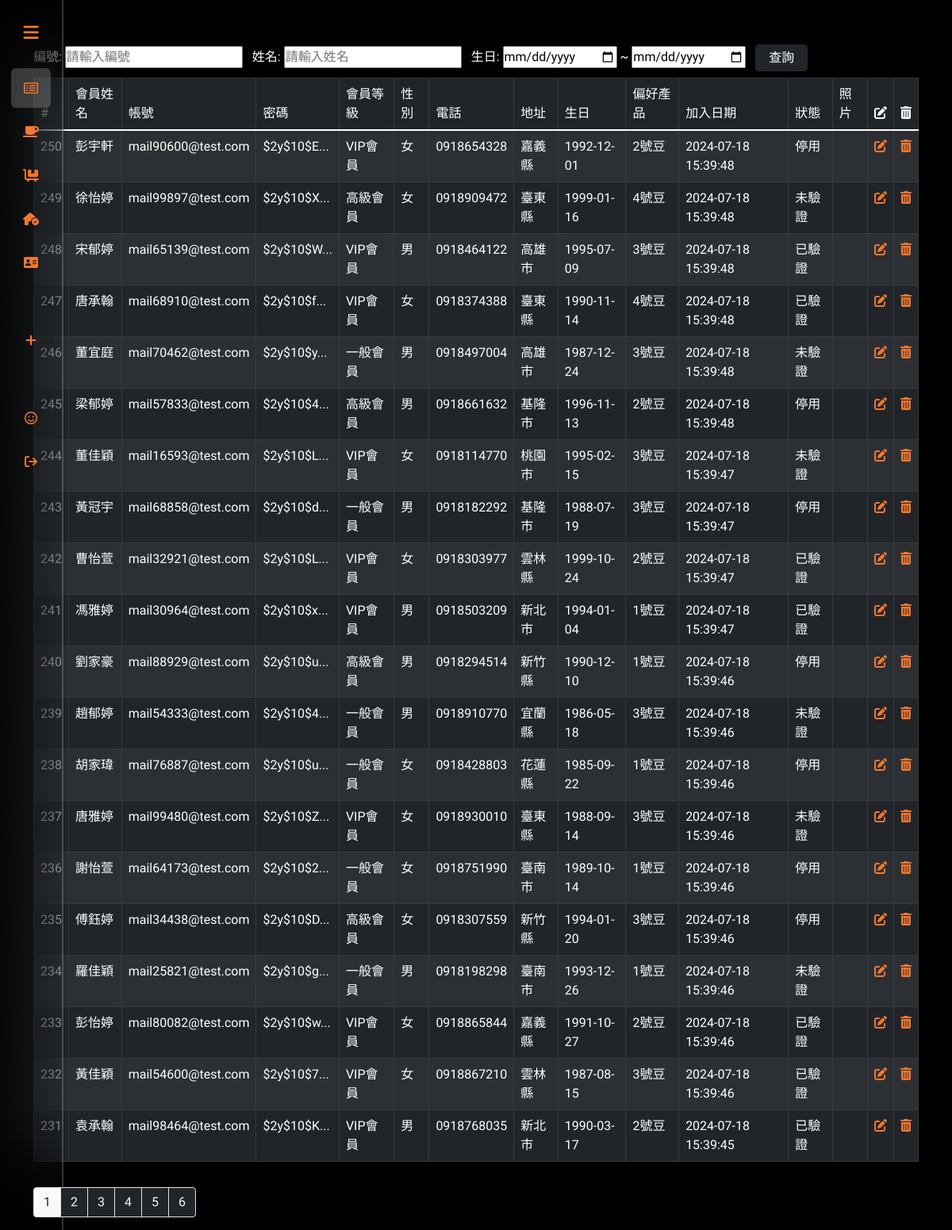
The app's page /addres-book/members_index_.php (signed in) with its own data.
### tables this page shows
CREATE TABLE `address_book` (
  `ab_id` int NOT NULL,
  `name` varchar(255) NOT NULL,
  `email` varchar(255) NOT NULL,
  `password_hash` varchar(100) NOT NULL,
  `membership_level` varchar(50) DEFAULT NULL,
  `gender` varchar(10) DEFAULT NULL,
  `mobile` varchar(255) NOT NULL,
  `address` varchar(255) NOT NULL,
  `birthday` date DEFAULT NULL,
  `preferred_products` varchar(255) DEFAULT NULL,
  `created_at` datetime NOT NULL,
  `status` varchar(50) DEFAULT NULL,
  `photo` blob
);

### addres-book/members_list-admin.php (the view, shortened to what this page needs)
<?php
$pageName = 'ab_list';
$perPage = 20;
$page = isset($_GET["page"]) ? intval($_GET["page"]) : 1;
require __DIR__ . '/db-connect.php';
$id = isset($_GET['id']) ? $_GET['id'] : '';
$name = isset($_GET['name']) ? $_GET['name'] : '';
$params = [];
$sql = "SELECT * FROM address_book";
$sql .= " ORDER BY ab_id DESC LIMIT " . (($page - 1) * $perPage) . ", " . $perPage;
$stmt = $pdo->prepare($sql);
$stmt->execute($params);
$rows = $stmt->fetchAll();
$t_sql = "SELECT COUNT(1) FROM address_book";
$totalRows = $pdo->query($t_sql)->fetch(PDO::FETCH_NUM)[0];
if ($totalRows) {
  $totalPage = ceil($totalRows / $perPage);
}
?>
<?php include __DIR__ . "/parts/html-head.php"; ?>
<?php include __DIR__ . "/parts/navbar.php"; ?>
<div class="container">
  <div class="row mt-5">
    <div class="mt-2">
      <form action="members_list-admin.php" method="get">
        <label for="id" style="color:#ffffff;">編號:</label>
        <input type="text" name="id" id="id" placeholder="請輸入編號" class="me-2" value="<?= htmlspecialchars($id) ?>">
        <label for="name" style="color:#ffffff;">姓名:</label>
        <input type="text" name="name" id="name" placeholder="請輸入姓名" class="me-2" value="<?= htmlspecialchars($name) ?>">
        <label for="name" style="color:#ffffff;">生日:</label>
        <input type="date" name="d_from"> <span style="color:#ffffff;">~</span>
        <input type="date" name="d_to">
        <button type="submit" class="btn btn-dark ms-2 p-1 px-3">查詢</button>
      </form>
    </div>
  </div>
</div>
<div class="container">
  <div class="row">
    <div class="col rounded-3 mt-2 mb-3">
      <table class="table table-dark table-striped table-bordered" style="background:#ffffff;">
        <thead>
          <tr>
            <th scope="col">#</th>
            <th scope="col">會員姓名</th>
            <th scope="col">帳號</th>
            <th scope="col">密碼</th>
            <th scope="col">會員等級</th>
            <th scope="col">性別</th>
            <th scope="col">電話</th>
            <th scope="col">地址</th>
            <th scope="col">生日</th>
            <th scope="col">偏好產品</th>
            <th class="col">加入日期</th>
            <th class="col">狀態</th>
            <th class="col">照片</th>
            <th><i class="fa-solid fa-pen-to-square"></i></th>
            <th><i class="fa-solid fa-trash-can"></i></th>
          </tr>
        </thead>
        <tbody>
          <?php foreach ($rows as $r) : ?>
            <tr>
              <td><?= $r['ab_id'] ?></td>
              <td><?= $r['name'] ?></td>
              <td><?= $r['email'] ?></td>
              <td><?= htmlspecialchars(substr($r['password_hash'], 0, 8)) . '...' ?></td>
              <td><?= $r['membership_level'] ?></td>
              <td><?= $r['gender'] ?></td>
              <td><?= $r['mobile'] ?></td>
              <td><?= htmlentities($r['address']) ?></td>
              <td><?= $r['birthday'] ?></td>
              <td><?= $r['preferred_products'] ?></td>
              <td><?= $r['created_at'] ?></td>
              <td><?= $r['status'] ?></td>
              <td style="padding:0;"><img style="max-width: 50px; padding:0; height:40px" src="../uploads/<?= $r['photo'] ?>" alt=""></td>
              <td>
                <a style="color: #f4772f;" href="members_edit.php?ab_id=<?= $r['ab_id'] ?>"><i class="fa-solid fa-pen-to-square"></i>
                </a>
              </td>
              <td><a style="color: #f4772f;" href="javascript: deleteOne(<?= $r['ab_id'] ?>)">
                  <i class="fa-solid fa-trash-can"></i>
                </a>
              </td>
            </tr>
          <?php endforeach; ?>
        </tbody>
      </table>
    </div>
  </div>
  <div class="row ">
    <div class="col ">
      <nav aria-label="Page navigation example translate-middle" class="">
        <ul class="pagination">
          <?php for ($i = $page - 5; $i <= $page + 5; $i++) :
            if ($i >= 1 && $i <= $totalPage) :
          ?>
              <li class="page-item">
                <a class="page-link <?= $i == $page ? 'text-dark bg-light' : 'text-light bg-dark' ?>" href="?page=<?= $i ?>"><?= $i ?></a>
              </li>
          <?php
            endif;
          endfor; ?>
        </ul>
      </nav>
    </div>
  </div>
</div>
<?php include __DIR__ . "/parts/html-foot.php"; ?>

### addres-book/members_index_.php (shortened to what this page needs)
<?php
if (isset($_SESSION["admin"])) {
  include __DIR__ . '/members_list-admin.php';
} else {
  include __DIR__ . '/members_list-no-admin.php';
}

### addres-book/parts/html-head.php (shortened to what this page needs)
<!DOCTYPE html>
<html lang="en">
<head>
  <link href="https://cdn.jsdelivr.net/npm/bootstrap@5.1.1/dist/css/bootstrap.min.css" rel="stylesheet">
  <link rel="stylesheet" href="https://cdnjs.cloudflare.com/ajax/libs/font-awesome/6.5.2/css/all.min.css">
</head>
</head>
<body>

### addres-book/parts/navbar.php (shortened to what this page needs)
<nav class="sidebar">
  <div class="logo-menu">
    <i class="fa-solid fa-bars"></i>
  </div>
  <ul class="list">
    <li class="list-item">
      <a class="nav_link <?= $pageName == 'ab_list' ? 'active' : '' ?>" href="members_index_.php"> <i class="fa-regular fa-rectangle-list"></i><span class="link-name" style="--i:1">會員管理</span></a>
    </li>
    <li class="list-item">
      <a href="#">
        <i class="fa-solid fa-mug-saucer"></i>
      </a>
    </li>
    <li class="list-item">
      <a href="#">
        <i class="fa-solid fa-cart-flatbed"></i>
      </a>
    </li>
    <li class="list-item">
      <a href="#">
        <i class="fa-solid fa-house-circle-check"></i>
      </a>
    </li>
    <li class="list-item">
      <a href="#">
        <i class="fa-solid fa-address-card"></i>
      </a>
    </li>
  </ul>
  <ul class="list mt-5">
    <li class="list-item">
      <a class="nav_link <?= $pageName == 'ab_add' ? 'active' : '' ?>" href="members_add.php"><i class="fa-solid fa-plus"></i><span class="link-name" style="--i:7">新增通訊錄</span></a>
    </li>
  </ul>
  <ul class="list mt-5">
    <?php if (isset($_SESSION["admin"])) : ?>
      <li class="list-item">
        <a class="nav_link"><i class="fa-regular fa-face-smile"></i><span class="link-name" style="--i:8"><?= $_SESSION["admin"]['nickname'] ?></span></a>
      </li>
      <li class="list-item">
        <a class="nav_link" href="logout.php"><i class="fa-solid fa-arrow-right-from-bracket"></i><span class="link-name" style="--i:9">登出</span></a>
      </li>
    <?php else : ?>
      <li class="list-item">
        <a class="nav_link <?= $pageName == 'login' ? 'active' : '' ?>" href="login.php"><i class="fa-solid fa-gears"></i><span class="link-name" style="--i:9">登入</span></a>
      </li>
    <?php endif; ?>
  </ul>
</nav>

### addres-book/parts/html-foot.php
</body>
</html>

### addres-book/parts/navbar.php (style rules this page uses)
* { padding: 0; margin: 0; box-sizing: border-box; font-family: 'Poppins', sans-serif; font-family: "LXGW WenKai TC", cursive; font-weight: 400; font-style: normal; }
body { background-color: #000000; background-image: url("https://www.transparenttextures.com/patterns/stardust.png"); }
.sidebar { position: fixed; top: 0; left: 0; width: 80px; height: 100%; background: transparent; backdrop-filter: blur(40px); padding: 6px 14px; transition: .5s; border-right: 2px solid rgba(255, 255, 255, .2); box-shadow: 0 0 10px rgba(0, 0, 0, .2); }
.sidebar .logo-menu { display: flex; align-items: center; width: 100%; height: 70px; }
.sidebar .logo-menu .fa-solid { position: absolute; left: 50%; transform: translate(-50%); width: 40px; height: 40px; font-size: 22px; color: #f4772f; text-align: center; line-height: 40px; cursor: pointer; transform: .5s; }
.sidebar .list { margin-top: 10px; padding: 0; }
.list .list-item { list-style: none; width: 100%; height: 50px; margin: 5px 0; line-height: 50px; }
.list .list-item a { display: flex; align-items: center; font-style: 18px; color: #ffffff; text-decoration: none; border-radius: 6px; white-space: nowrap; transition: .5s; }
.list .list-item.active a, .list .list-item a:hover, a.nav_link.active { background: rgba(255, 255, 255, .2); }
.list .list-item a i { min-width: 50px; height: 50px; text-align: center; line-height: 50px; color: #f4772f; }

### records on screen
address_book: ab_id "250", name "彭宇軒", email "mail90600@test.com", password_hash "$2y$10$E", membership_level "VIP會員", gender "女", mobile "0918654328", address "嘉義縣", birthday "1992-12-01", preferred_products "2號豆", created_at "2024-07-18 15:39:48", status "停用"
address_book: ab_id "249", name "徐怡婷", email "mail99897@test.com", password_hash "$2y$10$X", membership_level "高級會員", gender "女", mobile "0918909472", address "臺東縣", birthday "1999-01-16", preferred_products "4號豆", created_at "2024-07-18 15:39:48", status "未驗證"
address_book: ab_id "248", name "宋郁婷", email "mail65139@test.com", password_hash "$2y$10$W", membership_level "VIP會員", gender "男", mobile "0918464122", address "高雄市", birthday "1995-07-09", preferred_products "3號豆", created_at "2024-07-18 15:39:48", status "已驗證"
address_book: ab_id "247", name "唐承翰", email "mail68910@test.com", password_hash "$2y$10$f", membership_level "VIP會員", gender "女", mobile "0918374388", address "臺東縣", birthday "1990-11-14", preferred_products "4號豆", created_at "2024-07-18 15:39:48", status "已驗證"
address_book: ab_id "246", name "董宜庭", email "mail70462@test.com", password_hash "$2y$10$y", membership_level "一般會員", gender "男", mobile "0918497004", address "高雄市", birthday "1987-12-24", preferred_products "3號豆", created_at "2024-07-18 15:39:48", status "未驗證"
address_book: ab_id "245", name "梁郁婷", email "mail57833@test.com", password_hash "$2y$10$4", membership_level "高級會員", gender "男", mobile "0918661632", address "基隆市", birthday "1996-11-13", preferred_products "2號豆", created_at "2024-07-18 15:39:48", status "停用"
address_book: ab_id "244", name "董佳穎", email "mail16593@test.com", password_hash "$2y$10$L", membership_level "VIP會員", gender "女", mobile "0918114770", address "桃園市", birthday "1995-02-15", preferred_products "3號豆", created_at "2024-07-18 15:39:47", status "未驗證"
address_book: ab_id "243", name "黃冠宇", email "mail68858@test.com", password_hash "$2y$10$d", membership_level "一般會員", gender "男", mobile "0918182292", address "基隆市", birthday "1988-07-19", preferred_products "3號豆", created_at "2024-07-18 15:39:47", status "停用"
address_book: ab_id "242", name "曹怡萱", email "mail32921@test.com", password_hash "$2y$10$L", membership_level "VIP會員", gender "女", mobile "0918303977", address "雲林縣", birthday "1999-10-24", preferred_products "2號豆", created_at "2024-07-18 15:39:47", status "已驗證"
address_book: ab_id "241", name "馮雅婷", email "mail30964@test.com", password_hash "$2y$10$x", membership_level "VIP會員", gender "男", mobile "0918503209", address "新北市", birthday "1994-01-04", preferred_products "1號豆", created_at "2024-07-18 15:39:47", status "已驗證"
address_book: ab_id "240", name "劉家豪", email "mail88929@test.com", password_hash "$2y$10$u", membership_level "高級會員", gender "男", mobile "0918294514", address "新竹縣", birthday "1990-12-10", preferred_products "1號豆", created_at "2024-07-18 15:39:46", status "停用"
address_book: ab_id "239", name "趙郁婷", email "mail54333@test.com", password_hash "$2y$10$4", membership_level "一般會員", gender "男", mobile "0918910770", address "宜蘭縣", birthday "1986-05-18", preferred_products "3號豆", created_at "2024-07-18 15:39:46", status "未驗證"
address_book: ab_id "238", name "胡家瑋", email "mail76887@test.com", password_hash "$2y$10$u", membership_level "一般會員", gender "女", mobile "0918428803", address "花蓮縣", birthday "1985-09-22", preferred_products "1號豆", created_at "2024-07-18 15:39:46", status "停用"
address_book: ab_id "237", name "唐雅婷", email "mail99480@test.com", password_hash "$2y$10$Z", membership_level "VIP會員", gender "女", mobile "0918930010", address "臺東縣", birthday "1988-09-14", preferred_products "3號豆", created_at "2024-07-18 15:39:46", status "未驗證"
address_book: ab_id "236", name "謝怡萱", email "mail64173@test.com", password_hash "$2y$10$2", membership_level "一般會員", gender "女", mobile "0918751990", address "臺南市", birthday "1989-10-14", preferred_products "1號豆", created_at "2024-07-18 15:39:46", status "停用"
address_book: ab_id "235", name "傅鈺婷", email "mail34438@test.com", password_hash "$2y$10$D", membership_level "高級會員", gender "女", mobile "0918307559", address "新竹縣", birthday "1994-01-20", preferred_products "3號豆", created_at "2024-07-18 15:39:46", status "停用"
address_book: ab_id "234", name "羅佳穎", email "mail25821@test.com", password_hash "$2y$10$g", membership_level "一般會員", gender "男", mobile "0918198298", address "臺南市", birthday "1993-12-26", preferred_products "1號豆", created_at "2024-07-18 15:39:46", status "未驗證"
address_book: ab_id "233", name "彭怡婷", email "mail80082@test.com", password_hash "$2y$10$w", membership_level "VIP會員", gender "女", mobile "0918865844", address "嘉義縣", birthday "1991-10-27", preferred_products "2號豆", created_at "2024-07-18 15:39:46", status "已驗證"
address_book: ab_id "232", name "黃佳穎", email "mail54600@test.com", password_hash "$2y$10$7", membership_level "VIP會員", gender "女", mobile "0918867210", address "雲林縣", birthday "1987-08-15", preferred_products "3號豆", created_at "2024-07-18 15:39:46", status "已驗證"
address_book: ab_id "231", name "袁承翰", email "mail98464@test.com", password_hash "$2y$10$K", membership_level "VIP會員", gender "男", mobile "0918768035", address "新北市", birthday "1990-03-17", preferred_products "2號豆", created_at "2024-07-18 15:39:45", status "已驗證"
